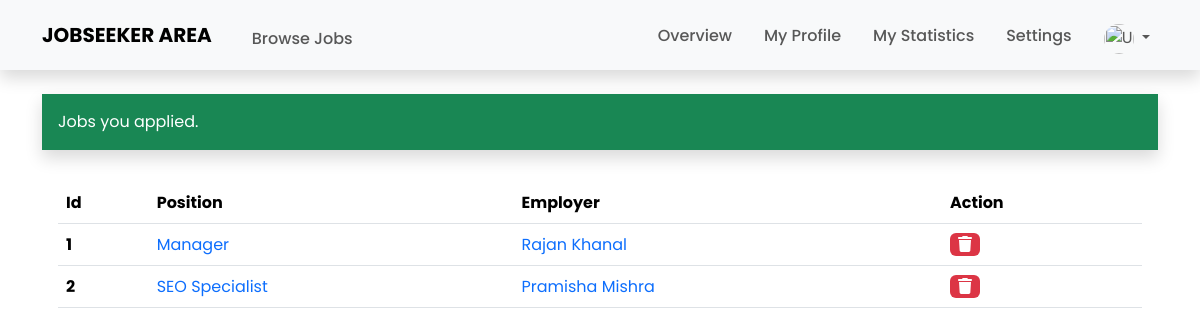
Page /jobseeker/statistics (signed in) on the earlier database version.
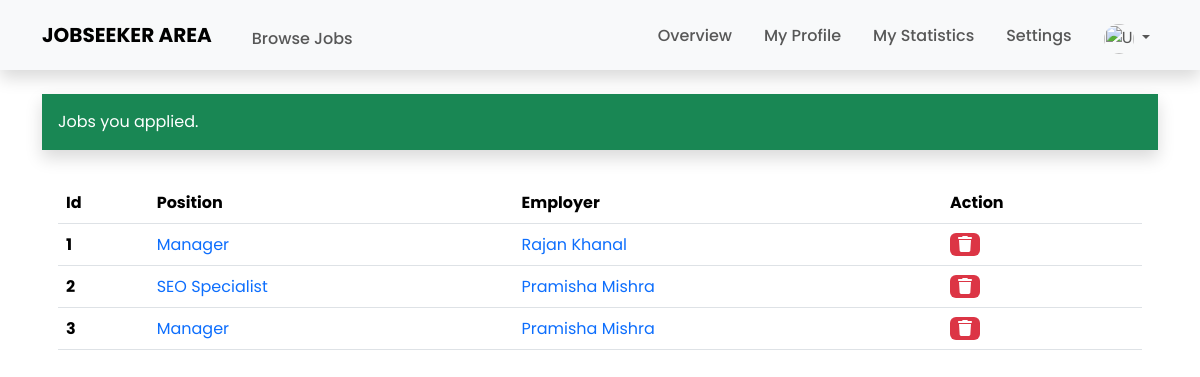
Same page on the later database version.
### jobseeker/models.py (models this page shows, shortened)
class AppliedJobs(models.Model):
    id = models.UUIDField(primary_key=True)
    job = models.ForeignKey(Job,on_delete=models.CASCADE)
    job_seeker = models.ForeignKey(JobSeeker,on_delete=models.CASCADE)
    coverletter = models.TextField(null=False,blank=False,verbose_name="Cover Letter",default='')
    class Meta:
        verbose_name_plural = 'Applied Jobs'

### employer/models.py (models this page shows, shortened)
class Job(models.Model):
    employer = models.ForeignKey(Employer,on_delete=models.CASCADE,related_name='job')
    job_id = models.AutoField(primary_key=True)
    job_type = models.CharField(max_length=50,choices=JOB_TYPE,blank=False,null=False ,verbose_name='Job type')
    job_position = models.CharField(verbose_name="Position",max_length=100,null=False,blank=False)
    job_requirement = models.CharField(verbose_name="Requirements",max_length=100,null=False,blank=False)
    job_description = models.TextField(verbose_name="Description",null=False,blank=False)
    salary = models.TextField(max_length=30,blank=True,null=True)
    location_type = models.TextField(choices=LOCATION_TYPE,blank=False)
    deadline = models.DateField(blank=False,null=False,default=default_deadline)

class Employer(models.Model):
    emp_id = models.AutoField(primary_key=True)
    emp_name = models.CharField(max_length=50,null=False,blank=False,verbose_name='Employer name')
    emp_phone_number = models.CharField(max_length=11,null=False,blank=False,verbose_name='Employer number')
    emp_email = models.EmailField(verbose_name='Employer Email',null=False,blank=False,unique=True)
    emp_password = models.CharField(null=False,blank=False,verbose_name='Employer Password',max_length=255)
    about_employer = models.TextField(verbose_name='About Employer',blank=True,null=True)
    emp_profile = models.FileField(upload_to=filepath ,null=True,verbose_name='Profile Photo')

### jobseeker/views.py (the view)
# urls.py: path('statistics',statistics,name="statistics"),
def statistics(request):
    email = request.session.get('jobseeker_email',None)
    if email:
        jobseeker = JobSeeker.objects.get(email = email)
        message = ''
        applied_jobs = None
        has_applied = AppliedJobs.objects.filter(job_seeker = jobseeker).exists()
        if has_applied:
            applied_jobs = AppliedJobs.objects.filter(job_seeker = jobseeker)
        else:
            message = 'You havenot applied to any jobs yet.'
        context = {
            'message':message,
            'applied_jobs':applied_jobs
        }
        return render(request,'jobseeker-dashboard/components/statistics.html',context)
    else:
        messages.error(request,"Session Expired. Please Login here.")
        return redirect('login')

### templates/jobseeker-dashboard/components/statistics.html
{% extends "../dashboard.html" %}
{% block content %}
    <div class="container">
        <div class="container-fluid p-3 shadow mt-4 bg-success text-white">
            Jobs you applied.
        </div>
        <div class="container-fluid p-3 mt-3">
            {% if message %}
            <div class="container-fluid p-3 shadow mt-4 bg-danger text-white">
                {{message}}
            </div>
            {%else%}
            <table class="table">
                <thead>
                  <tr>
                    <th scope="col">Id</th>
                    <th scope="col">Position</th>
                    <th scope="col">Employer</th>
                    <th scope="col">Action</th>
                  </tr>
                </thead>
                {%for job in applied_jobs %}
                <tbody>
                  <tr>
                    <th scope="row">{{forloop.counter}}</th>
                    <td>
                        <a href="{% url 'browsejob' id=job.job.job_id %}">
                            {{job.job.job_position}}
                        </a>
                    </td>
                    <td>
                        <a href="{% url 'view_employer' employer=job.job.employer.emp_id %}">
                            {{job.job.employer.emp_name}}
                        </a>
                    </td>
                    <td>
                        <a href="#" class="bg-danger px-2 text-white rounded"><i class="fas fa-trash"></i></a>
                    </td>
                  </tr>
                </tbody>
                {%endfor%}
            </table>
            {%endif%}
        </div>
    </div>
{% endblock content %}

Differences in the rows shown:
added AppliedJobs: job.job_position "Manager", job.employer.emp_name "Pramisha Mishra"
